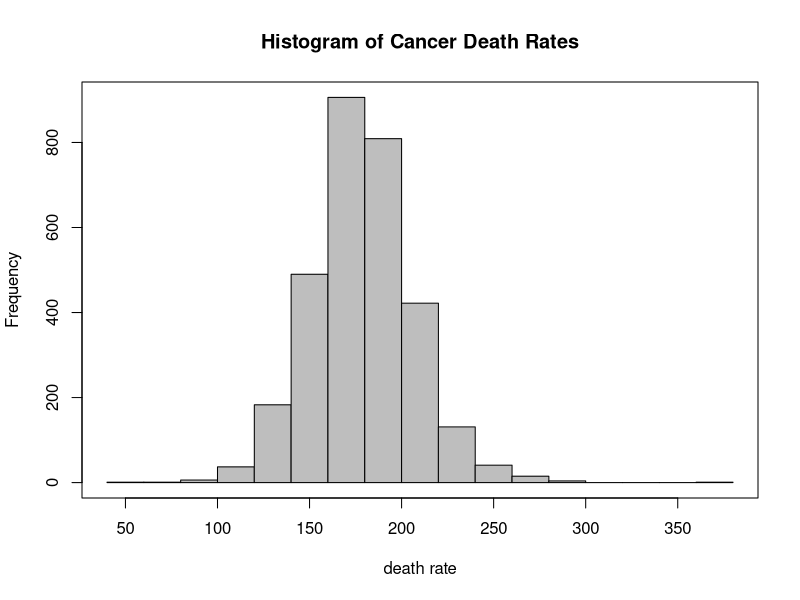
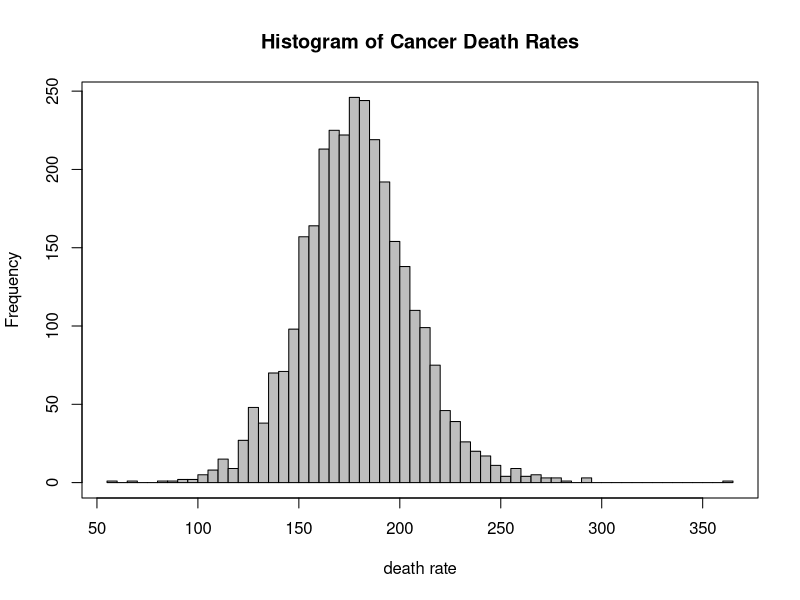
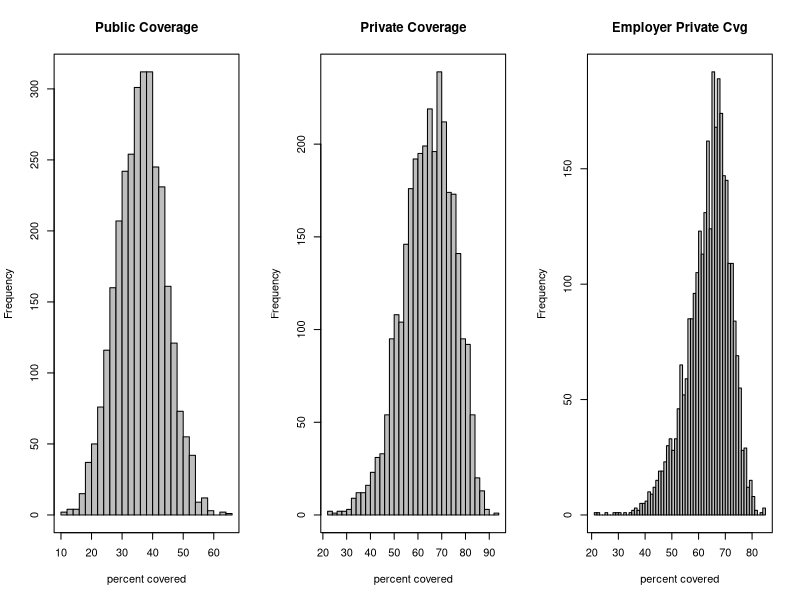
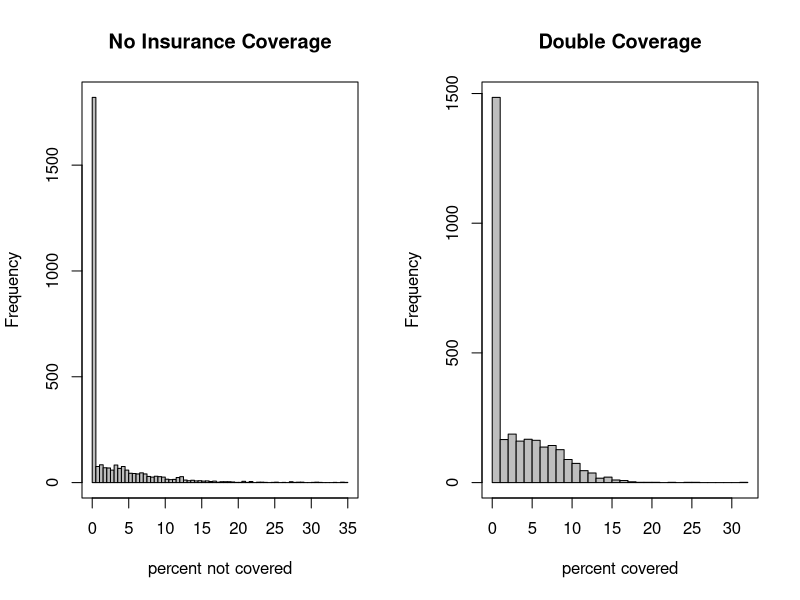
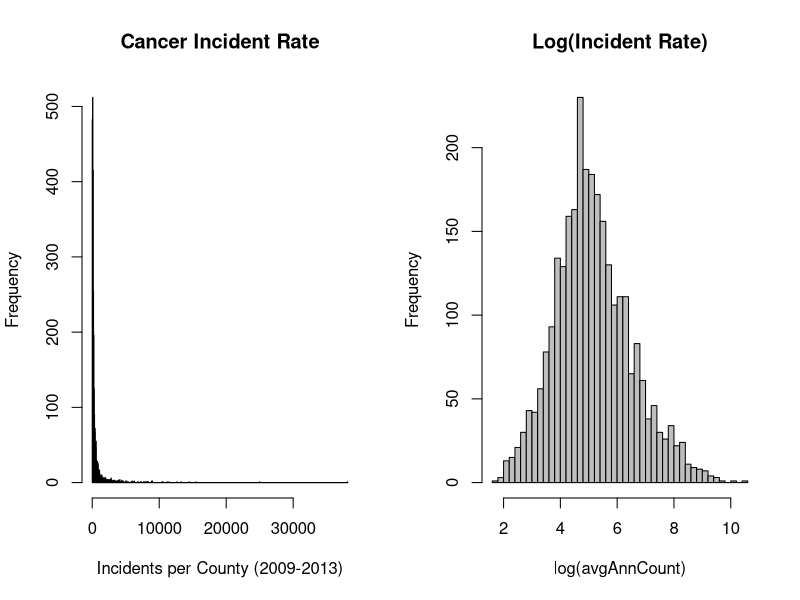
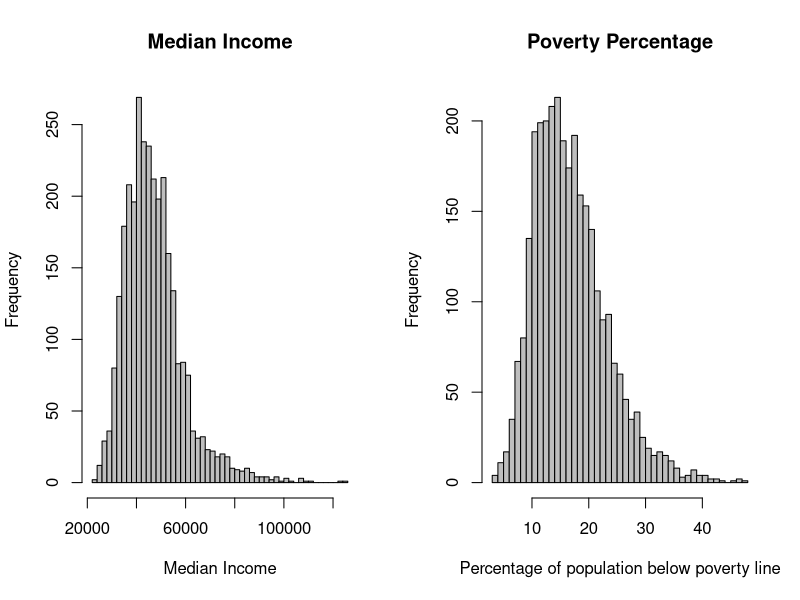
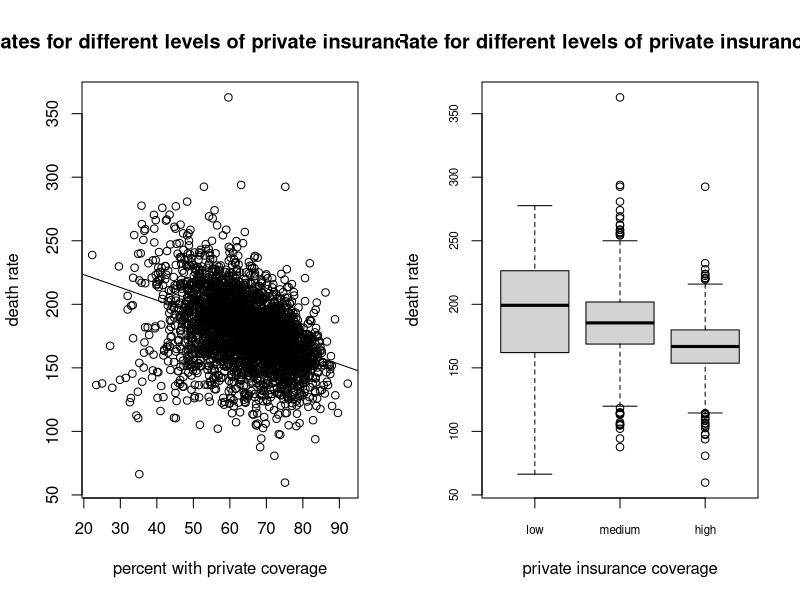
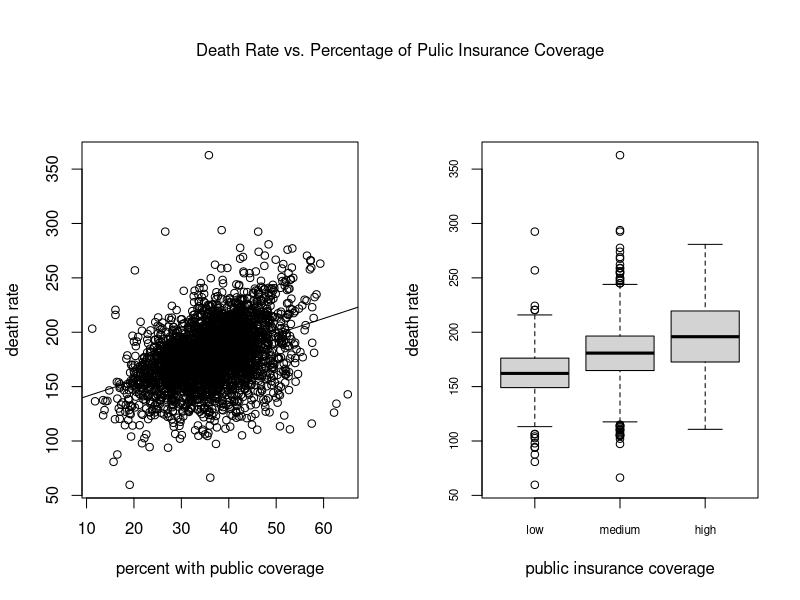

Write the R code that produced these figures, in order.
## ---- chunk 1
knitr::opts_chunk$set(echo = TRUE,warning=FALSE)
library(car)
library(gridExtra)
## ---- chunk 2
raw_data<-read.csv("cancer.csv")  #Assumes file in current working directory
cancer.df<-raw_data #Keep one copy of raw data as is
## ---- chunk 3
str(cancer.df)
## ---- chunk 4
colSums(is.na(cancer.df)) 
## ---- chunk 5
#Check medianAge based on summary
summary(cancer.df$MedianAge)

## ---- chunk 6
#Check medianAge based on summary

ageoutliers<-cancer.df[cancer.df$MedianAge>100,]  
summary(ageoutliers$MedianAge) # 
## ---- chunk 7
#Divide outliers by 10
cancer.df$MedianAge[cancer.df$MedianAge>150]<-cancer.df$MedianAge/10  # Set outlier values to NA
summary(cancer.df$MedianAge)
## ---- chunk 8
cancer.df$AnnCountPercent<-100*cancer.df$avgAnnCount/cancer.df$popEst2015
summary(cancer.df$AnnCountPercent)
## ---- chunk 9

#Assuming anything over 50% incident rate has to be an error
outliers<-cancer.df[cancer.df$AnnCountPercent>50,] 
summary(outliers$avgAnnCount)

## ---- chunk 10

error_value<-outliers[1,"avgAnnCount"]
#Assuming any observation with this value is an error, set them to NA
cancer.df$avgAnnCount[cancer.df$avgAnnCount==error_value]<-NA
#Recalculate percentages
cancer.df$AnnCountPercent<-with(cancer.df,100*avgAnnCount/popEst2015) 
summary(cancer.df$AnnCountPercent)

## ---- chunk 11
cancer.df$PctDoubleCoverage=cancer.df$PctPublicCoverage + cancer.df$PctPrivateCoverage - 100
cancer.df$PctDoubleCoverage[cancer.df$PctDoubleCoverage < 0] = 0
cancer.df$PctNoCoverage = 100 - cancer.df$PctPublicCoverage - cancer.df$PctPrivateCoverage
cancer.df$PctNoCoverage[cancer.df$PctNoCoverage < 0] = 0
cancer.df$EmpSponsoredPct = cancer.df$PctEmpPrivCoverage / cancer.df$PctPrivateCoverage * 100
cancer.df$PctPublicCoverageCat<-cut(cancer.df$PctPublicCoverage, seq(0,100,10), right=FALSE)
cancer.df$PctPrivateCoverageCat<-cut(cancer.df$PctPrivateCoverage, seq(0,100,10), right=FALSE)
cancer.df$PctEmpPrivCoverageCat<-cut(cancer.df$PctEmpPrivCoverage, seq(0,100,10), right=FALSE)
cancer.df$IncomeCat<-cut(cancer.df$medIncome, seq(0,160000,20000), right=FALSE, labels=c("0 - 20k","20k - 40k", "40k - 60k", "60k - 80k", "80k - 100k", "100k - 120k", "120k - 140k", "140k - 160k"))
## ---- chunk 12
summary(cancer.df$deathRate)
## ---- chunk 13
with(cancer.df, hist(deathRate,  col = "gray", 
                     main="Histogram of Cancer Death Rates",
                     xlab="death rate"))
box()
## ---- chunk 14
with(cancer.df, hist(deathRate,  breaks='FD', col = "gray", 
                     main="Histogram of Cancer Death Rates",
                     xlab="death rate"))
box()
## ---- chunk 15
nrow(cancer.df[cancer.df$deathRate > 300,])
## ---- chunk 16
cancer.df[cancer.df$deathRate > 300,c(2:5,7,10,21:23,30)]
## ---- chunk 17
summary(cancer.df$PctPublicCoverage)
## ---- chunk 18
summary(cancer.df$PctPrivateCoverage)
## ---- chunk 19
summary(cancer.df$EmpSponsoredPct)
## ---- chunk 20
par(mfrow=c(1,3))
with(cancer.df, hist(PctPublicCoverage, breaks="FD", col = "gray", 
                     main="Public Coverage",
                     xlab = "percent covered"))
box()
with(cancer.df, hist(PctPrivateCoverage, breaks="FD", col = "gray", 
                     main="Private Coverage",
                     xlab="percent covered"))
box()
with(cancer.df, hist(EmpSponsoredPct, breaks="FD", col = "gray", 
                     main="Employer Private Cvg",
                     xlab = "percent covered"))
box()
## ---- chunk 21

par(mfrow=c(1,2))
with(cancer.df, hist(PctNoCoverage, breaks="FD", col = "gray", 
                     main="No Insurance Coverage",
                     xlab = "percent not covered"))
box()
with(cancer.df, hist(PctDoubleCoverage, breaks="FD", col = "gray", 
                     main="Double Coverage",
                     xlab = "percent covered"))
box()
## ---- chunk 22
#Summarize PctNoCoverage
summary(cancer.df$PctNoCoverage)
quantile(cancer.df$PctNoCoverage, prob = seq(0, 1, length = 11), type = 5)
## ---- chunk 23
#Summarize PctDoubleCoverage
summary(cancer.df$PctDoubleCoverage)
quantile(cancer.df$PctDoubleCoverage, prob = seq(0, 1, length = 11), type = 5)
## ---- chunk 24
par(mfrow=c(1,2))
hist(cancer.df$avgAnnCount, breaks="fd", xlab = "Incidents per County (2009-2013)", ylab="Frequency", main = "Cancer Incident Rate", col= "gray")
hist(log(cancer.df$avgAnnCount), breaks="fd", xlab = "log(avgAnnCount)", ylab="Frequency", main = "Log(Incident Rate)", col= "gray")
## ---- chunk 25
par(mfrow=c(1,2))
hist(cancer.df$medIncome, breaks="fd", xlab = "Median Income", ylab="Frequency", main = "Median Income", col= "gray")
hist(cancer.df$povertyPercent, breaks="fd", xlab = "Percentage of population below poverty line", ylab="Frequency", main = "Poverty Percentage", col= "gray")
## ---- chunk 26
plot(cancer.df$PctPrivateCoverage, cancer.df$deathRate, 
     xlab = "percent with private coverage", ylab = "death rate", 
     main = "Death rates for different levels of private insurance coverage")
abline(lm(cancer.df$deathRate ~ cancer.df$PctPrivateCoverage))

cor(cancer.df$deathRate, cancer.df$PctPrivateCoverage)
## ---- chunk 27
levels(cut(cancer.df$PctPrivateCoverage, 3, include.lowest=TRUE))
boxplot(deathRate ~ cut(PctPrivateCoverage, 3, include.lowest=TRUE, 
        labels=c("low", "medium", "high")), 
        data = cancer.df,
        cex.axis = .7,
        main = "Death Rate for different levels of private insurance coverage",
        xlab = "private insurance coverage", ylab = "death rate")
## ---- chunk 28
par(oma = c( 0, 0, 3, 0 ) )
par(mfrow=c(1,2))
plot(cancer.df$PctPublicCoverage, cancer.df$deathRate,  
     xlab = "percent with public coverage", ylab = "death rate")
abline(lm(cancer.df$deathRate ~ cancer.df$PctPublicCoverage))

cor(cancer.df$deathRate, cancer.df$PctPublicCoverage)
levels(cut(cancer.df$PctPublicCoverage, 3, include.lowest=TRUE))
boxplot(deathRate ~ cut(PctPublicCoverage, 3, include.lowest=TRUE, 
        labels=c("low", "medium", "high")), 
        data = cancer.df,
        cex.axis = .7,
        xlab = "public insurance coverage", ylab = "death rate")
mtext( "Death Rate vs. Percentage of Pulic Insurance Coverage",outer=TRUE )
## ---- chunk 29

plot(cancer.df$PctPublicCoverage, cancer.df$PctPrivateCoverage,  
     xlab = "percent with public coverage", ylab = "percent with private coverage", 
     main = "Private coverage for different levels of public insurance coverage")
abline(lm(cancer.df$PctPrivateCoverage ~ cancer.df$PctPublicCoverage))

cor(cancer.df$PctPrivateCoverage, cancer.df$PctPublicCoverage)
## ---- chunk 30
levels(cut(cancer.df$PctPublicCoverage, 3, include.lowest=TRUE))
boxplot(PctPrivateCoverage ~ cut(PctPublicCoverage, 3, include.lowest=TRUE, 
        labels=c("low", "medium", "high")), 
        data = cancer.df,
        cex.axis = .7,
        main = "Private coverage for different levels of public insurance coverage",
        xlab = "public insurance coverage", ylab = "percent with private coverage")


## ---- chunk 31
plot(cancer.df$EmpSponsoredPct, cancer.df$deathRate,  
     xlab = "percentage of private coverage provided by employers", 
     ylab = "death rate", 
     main = "Death rates for different levels of employer coverage")
abline(lm(cancer.df$deathRate ~ cancer.df$EmpSponsoredPct))

cor(cancer.df$deathRate, cancer.df$EmpSponsoredPct)
## ---- chunk 32

plot(log(cancer.df$avgAnnCount),cancer.df$PctPrivateCoverage, ylab = "% population with private health insurance", xlab="log(avgAnnCount)", main= "Correlation of Incident Rate with Private Insurance Coverage")
abline(lm(cancer.df$PctPrivateCoverage[!is.na(cancer.df$avgAnnCount)] ~ log(cancer.df$avgAnnCount[!is.na(cancer.df$avgAnnCount)])))

cor(log(cancer.df$avgAnnCount),cancer.df$PctPrivateCoverage, use = "complete.obs")
## ---- chunk 33
plot(log(cancer.df$avgAnnCount),cancer.df$PctPublicCoverage, ylab = "% population with public health insurance", xlab="log(avgAnnCount)", main= "Correlation of Incident Rate with Public Insurance Coverage")
abline(lm(cancer.df$PctPublicCoverage[!is.na(cancer.df$avgAnnCount)] ~ log(cancer.df$avgAnnCount[!is.na(cancer.df$avgAnnCount)])))

cor(log(cancer.df$avgAnnCount),cancer.df$PctPublicCoverage, use = "complete.obs")

## ---- chunk 34
plot(log(cancer.df$avgAnnCount),cancer.df$deathRate, ylab = "Cancer Death Rate", xlab="log(avgAnnCount)", main= "Death Rate vs log(avgAnnCount)")
abline(lm(cancer.df$deathRate[!is.na(cancer.df$avgAnnCount)] ~ log(cancer.df$avgAnnCount[!is.na(cancer.df$avgAnnCount)])))

cor(log(cancer.df$avgAnnCount),cancer.df$deathRate, use = "complete.obs")
## ---- chunk 35

levels(cut(log(cancer.df$avgAnnCount), 7, include.lowest=TRUE))
boxplot(deathRate ~ cut(log(avgAnnCount), 7, include.lowest=TRUE), 
        data = cancer.df,
        cex.axis = .7,
        main = "Death Rate for different levels of incidence rate",
        xlab = "log(avgAnnCount)", ylab = "Death Rate")
## ---- chunk 36
scatterplot(cancer.df$medIncome,cancer.df$PctPrivateCoverage, ylab = "% population with private health insurance", xlab="Median Income", main= "Private Coverage vs Median Income", col=palette(), boxplots = FALSE, legend = TRUE)

cor(cancer.df$medIncome,cancer.df$PctPrivateCoverage)
## ---- chunk 37
#Duda's binning
boxplot(cancer.df$PctPrivateCoverage ~ cut(cancer.df$medIncome, right=FALSE,seq(20000,140000,20000),labels = c("20k - 40k","40k - 60k","60k - 80k", "80k - 100k", "100k - 120k", "120k - 140k")),
        main = "Private Coverage for different levels of income",
        xlab = "Median Income", ylab = "Private Coverage")
#Dataset binning
boxplot(cancer.df$PctPrivateCoverage ~ cancer.df$binnedInc,
        cex.axis=0.7,
        main = "Private Coverage for different levels of income",
        xlab = "Median Income", ylab = "Private Coverage")
## ---- chunk 38
scatterplot(cancer.df$medIncome,cancer.df$PctPublicCoverage, ylab = "% population with public health insurance", xlab="Median Income", main= "Public Coverage vs Median Income", col=palette(), boxplots = FALSE, legend = TRUE)

cor(cancer.df$medIncome,cancer.df$PctPublicCoverage)
## ---- chunk 39
#Duda's binning
boxplot(cancer.df$PctPublicCoverage ~ cut(cancer.df$medIncome, right=FALSE,seq(20000,140000,20000),labels = c("20k - 40k","40k - 60k","60k - 80k", "80k - 100k", "100k - 120k", "120k - 140k")),
        main = "Public Coverage for different levels of income",
        xlab = "Median Income", ylab = "Public Coverage")

#Dataset binning
boxplot(cancer.df$PctPublicCoverage ~ cancer.df$binnedInc,
        main = "Public Coverage for different levels of income",
        xlab = "Median Income", ylab = "Public Coverage")
## ---- chunk 40
scatterplot(cancer.df$medIncome,cancer.df$deathRate, ylab = "Cancer Death Rates", xlab="Median Income", main= "Median Income vs Cancer Death Rates", col=palette(), boxplots = FALSE, legend = TRUE)

cor(cancer.df$medIncome,cancer.df$deathRate)
## ---- chunk 41

#Duda's binning
boxplot(cancer.df$deathRate ~ cut(cancer.df$medIncome, right=FALSE,seq(20000,140000,20000),labels = c("20k - 40k","40k - 60k","60k - 80k", "80k - 100k", "100k - 120k", "120k - 140k")),
        main = "Cancer Death Rates for different levels of income",
        xlab = "Median Income", ylab = "Cancer Death Rates")

#Dataset binning
boxplot(cancer.df$deathRate ~ cancer.df$binnedInc,
        main = "Cancer Death Rates for different levels of income",
        xlab = "Median Income", ylab = "Cancer Death Rates")
## ---- chunk 42
scatterplot(cancer.df$povertyPercent,cancer.df$PctPrivateCoverage, ylab = "% population with private health insurance", xlab="% Population below poverty line", main= "Private Coverage vs Poverty Percent", col=palette(), boxplots = FALSE, legend = TRUE)

cor(cancer.df$povertyPercent,cancer.df$PctPrivateCoverage)
## ---- chunk 43

boxplot(cancer.df$PctPrivateCoverage ~ cut(cancer.df$povertyPercent, right=FALSE,seq(0,50,10),labels = c("0% - 10%","10% - 20%","20% - 30%","30% - 40%", "40% - 50%")),
        main = "Private Coverage for different levels of poverty percent",
        xlab = "% Population below poverty line", ylab = "Private Coverage")
## ---- chunk 44
scatterplot(cancer.df$povertyPercent,cancer.df$PctPublicCoverage, ylab = "% population with public health insurance", xlab="% Population below poverty line", main= "Public Coverage vs Poverty Percent", col=palette(), boxplots = FALSE, legend = TRUE)

cor(cancer.df$povertyPercent,cancer.df$PctPublicCoverage)
## ---- chunk 45

boxplot(cancer.df$PctPublicCoverage ~ cut(cancer.df$povertyPercent, right=FALSE,seq(0,50,10),labels = c("0% - 10%","10% - 20%","20% - 30%","30% - 40%", "40% - 50%")),
        main = "Public Coverage for different levels of poverty percent",
        xlab = "% Population below poverty line", ylab = "Public Coverage")
## ---- chunk 46
scatterplot(cancer.df$povertyPercent,cancer.df$deathRate, ylab = "Cancer Death Rate", xlab="% Population below poverty line", main= "Cancer Death Rate vs Poverty Percent", col=palette(), boxplots = FALSE, legend = TRUE)

cor(cancer.df$povertyPercent,cancer.df$deathRate)
## ---- chunk 47

boxplot(cancer.df$deathRate ~ cut(cancer.df$povertyPercent, right=FALSE,seq(0,50,10),labels = c("0% - 10%","10% - 20%","20% - 30%","30% - 40%", "40% - 50%")),
        main = "Cancer Death Rates for different levels of poverty percent",
        xlab = "% Population below poverty line", ylab = "Cancer Death Rates")
